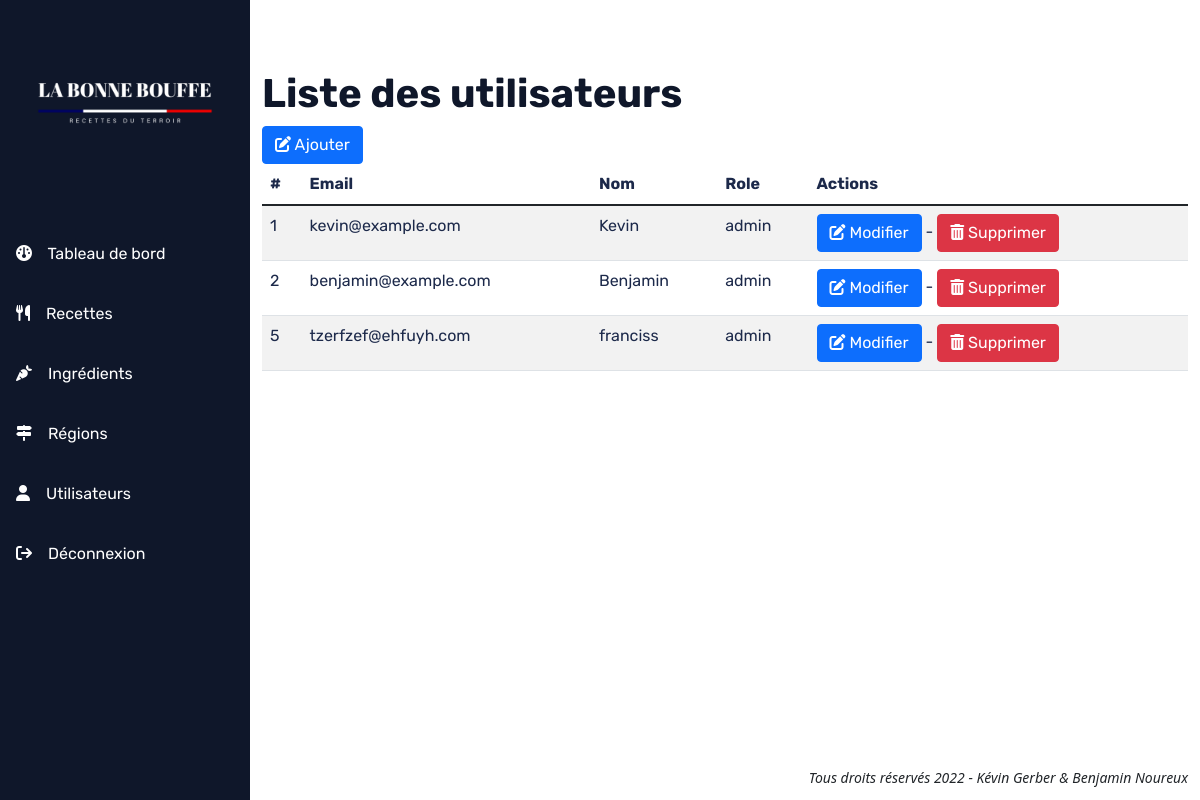
The app's page /index.php?p=utilisateur (signed in), older data.
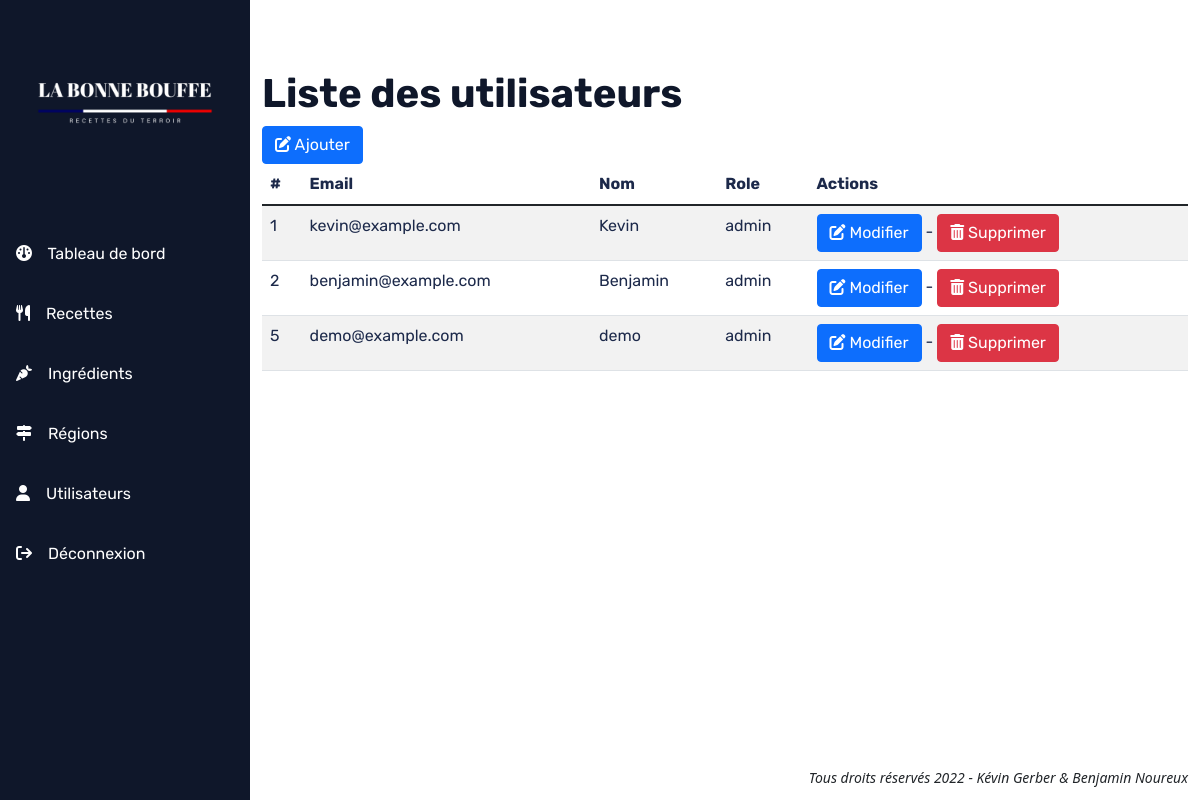
The same page, newer data.
### tables this page shows
CREATE TABLE `Utilisateur` (
  `id` int NOT NULL,
  `email` varchar(255) NOT NULL,
  `mdp` varchar(255) NOT NULL,
  `nom` varchar(255) NOT NULL,
  `role` enum('admin') NOT NULL
);

### src/controller/UtilisateurController.php (called while the page is built, shortened)
<?php
class UtilisateurController
{
    private static string $tableName = 'Utilisateur';
    public static function index(): void
    {
        $manager = new UtilisateurManager();
        $utilisateurs = $manager->getAll(UtilisateurController::$tableName);
        require_once './src/view/utilisateurs/liste-utilisateurs.php';
    }
}

### src/model/manager/EntityManager.php (called while the page is built, shortened)
<?php
require_once './src/model/entity/Utilisateur.php';
class EntityManager
{
    public function getAll(string $entityName)
    {
        $entities = [];
        $bdd = DbManager::DBConnect();
        $sql = 'SELECT * FROM ' . htmlentities($entityName);
        $requete = $bdd->query($sql);
        $requete->setFetchMode(PDO::FETCH_CLASS, $entityName);
        while ($entity = $requete->fetch()) {
            $entities[] = $entity;
        }
        return $entities;
    }
}

### src/model/entity/Utilisateur.php (called while the page is built, shortened)
<?php
class Utilisateur extends Entity
{
    protected int $id;
    protected string $email;
    protected string $nom;
    protected string $role;
    public function getId(): int
    {
        return $this->id;
    }
    public function getEmail(): string
    {
        return $this->email;
    }
    public function getNom(): string
    {
        return $this->nom;
    }
    public function getRole(): string
    {
        return $this->role;
    }
}

### src/view/utilisateurs/liste-utilisateurs.php (the view, shortened to what this page needs)
<main>
    <div class="container-fluid">
        <div class="row">
            <div class="col">
                <h1>Liste des utilisateurs</h1>
                <a class="btn btn-primary" href='./index.php?p=utilisateur&action=add'><i class="fa-solid fa-pen-to-square"></i> Ajouter</a>
                <table class="table table-striped">
                    <thead>
                    <th scope="col">#</th>
                    <th scope="col">Email</th>
                    <th scope="col">Nom</th>
                    <th scope="col">Role</th>
                    <th scope="col">Actions</th>
                    </thead>
                    <tbody>
                    <?php
                    foreach ($utilisateurs as $utilisateur):
                        ?>
                        <tr>
                            <td><?= $utilisateur->getId(); ?></td>
                            <td><?= $utilisateur->getEmail(); ?></td>
                            <td><?= $utilisateur->getNom(); ?></td>
                            <td><?= $utilisateur->getRole(); ?></td>
                            <td>
                                <a class="btn btn-primary" href='./index.php?p=utilisateur&action=edit&id=<?= $utilisateur->getId(); ?>'><i class="fa-solid fa-pen-to-square"></i> Modifier</a> -
                                <a class="btn btn-danger" href='./index.php?p=utilisateur&action=delete&id=<?= $utilisateur->getId(); ?>'><i class="fa-solid fa-trash-can"></i> Supprimer</a>
                            </td>
                        </tr>
                    <?php endforeach; ?>
                    </tbody>
                </table>
            </div>
        </div>
    </div>
</main>

Row changes from the older to the newer data that the page shows:
changed utilisateur id 5: email "tzerfzef@ehfuyh.com" → "demo@example.com"; nom "franciss" → "demo"
